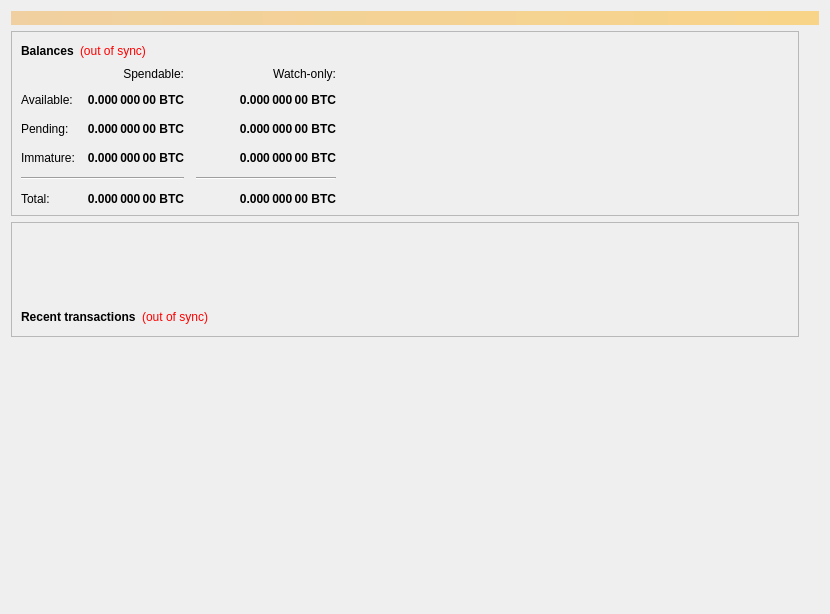
<?xml version="1.0" encoding="UTF-8"?>
<ui version="4.0">
 <class>OverviewPage</class>
 <widget class="QWidget" name="OverviewPage">
  <property name="geometry">
   <rect>
    <x>0</x>
    <y>0</y>
    <width>830</width>
    <height>614</height>
   </rect>
  </property>
  <property name="sizePolicy">
   <sizepolicy hsizetype="Fixed" vsizetype="Preferred">
    <horstretch>0</horstretch>
    <verstretch>0</verstretch>
   </sizepolicy>
  </property>
  <property name="minimumSize">
   <size>
    <width>830</width>
    <height>0</height>
   </size>
  </property>
  <property name="windowTitle">
   <string>Form</string>
  </property>
  <layout class="QVBoxLayout" name="topLayout">
   <item>
    <widget class="QLabel" name="labelAlerts">
     <property name="visible">
      <bool>false</bool>
     </property>
     <property name="styleSheet">
      <string notr="true">background-color: qlineargradient(x1: 0, y1: 0, x2: 1, y2: 0, stop:0 #F0D0A0, stop:1 #F8D488); color:#000000;</string>
     </property>
     <property name="wordWrap">
      <bool>true</bool>
     </property>
     <property name="margin">
      <number>3</number>
     </property>
    </widget>
   </item>
   <item>
    <layout class="QHBoxLayout" name="horizontalLayout" stretch="1,0">
     <item>
      <layout class="QVBoxLayout" name="verticalLayout_2">
       <item>
        <widget class="QFrame" name="frame">
         <property name="frameShape">
          <enum>QFrame::StyledPanel</enum>
         </property>
         <property name="frameShadow">
          <enum>QFrame::Raised</enum>
         </property>
         <layout class="QVBoxLayout" name="verticalLayout_4">
          <item>
           <layout class="QHBoxLayout" name="horizontalLayout_4">
            <item>
             <widget class="QLabel" name="label_5">
              <property name="font">
               <font>
                <weight>75</weight>
                <bold>true</bold>
               </font>
              </property>
              <property name="text">
               <string>Balances</string>
              </property>
             </widget>
            </item>
            <item>
             <widget class="QLabel" name="labelWalletStatus">
              <property name="cursor">
               <cursorShape>WhatsThisCursor</cursorShape>
              </property>
              <property name="toolTip">
               <string>The displayed information may be out of date. Your wallet automatically synchronizes with the ETTER network after a connection is established, but this process has not completed yet.</string>
              </property>
              <property name="styleSheet">
               <string notr="true">QLabel { color: red; }</string>
              </property>
              <property name="text">
               <string notr="true">(out of sync)</string>
              </property>
              <property name="alignment">
               <set>Qt::AlignLeading|Qt::AlignLeft|Qt::AlignVCenter</set>
              </property>
             </widget>
            </item>
            <item>
             <spacer name="horizontalSpacer_3">
              <property name="orientation">
               <enum>Qt::Horizontal</enum>
              </property>
              <property name="sizeHint" stdset="0">
               <size>
                <width>40</width>
                <height>20</height>
               </size>
              </property>
             </spacer>
            </item>
           </layout>
          </item>
          <item>
           <layout class="QGridLayout" name="gridLayout">
            <property name="spacing">
             <number>12</number>
            </property>
            <item row="2" column="2">
             <widget class="QLabel" name="labelWatchPending">
              <property name="font">
               <font>
                <weight>75</weight>
                <bold>true</bold>
               </font>
              </property>
              <property name="cursor">
               <cursorShape>IBeamCursor</cursorShape>
              </property>
              <property name="toolTip">
               <string>Unconfirmed transactions to watch-only addresses</string>
              </property>
              <property name="text">
               <string notr="true">0.000 000 00 BTC</string>
              </property>
              <property name="alignment">
               <set>Qt::AlignRight|Qt::AlignTrailing|Qt::AlignVCenter</set>
              </property>
              <property name="textInteractionFlags">
               <set>Qt::LinksAccessibleByMouse|Qt::TextSelectableByKeyboard|Qt::TextSelectableByMouse</set>
              </property>
             </widget>
            </item>
            <item row="2" column="1">
             <widget class="QLabel" name="labelUnconfirmed">
              <property name="font">
               <font>
                <weight>75</weight>
                <bold>true</bold>
               </font>
              </property>
              <property name="cursor">
               <cursorShape>IBeamCursor</cursorShape>
              </property>
              <property name="toolTip">
               <string>Total of transactions that have yet to be confirmed, and do not yet count toward the spendable balance</string>
              </property>
              <property name="text">
               <string notr="true">0.000 000 00 BTC</string>
              </property>
              <property name="alignment">
               <set>Qt::AlignRight|Qt::AlignTrailing|Qt::AlignVCenter</set>
              </property>
              <property name="textInteractionFlags">
               <set>Qt::LinksAccessibleByMouse|Qt::TextSelectableByKeyboard|Qt::TextSelectableByMouse</set>
              </property>
             </widget>
            </item>
            <item row="3" column="2">
             <widget class="QLabel" name="labelWatchImmature">
              <property name="font">
               <font>
                <weight>75</weight>
                <bold>true</bold>
               </font>
              </property>
              <property name="cursor">
               <cursorShape>IBeamCursor</cursorShape>
              </property>
              <property name="toolTip">
               <string>Staked or masternode rewards in watch-only addresses that has not yet matured</string>
              </property>
              <property name="text">
               <string notr="true">0.000 000 00 BTC</string>
              </property>
              <property name="alignment">
               <set>Qt::AlignRight|Qt::AlignTrailing|Qt::AlignVCenter</set>
              </property>
              <property name="textInteractionFlags">
               <set>Qt::LinksAccessibleByMouse|Qt::TextSelectableByKeyboard|Qt::TextSelectableByMouse</set>
              </property>
             </widget>
            </item>
            <item row="4" column="0" colspan="2">
             <widget class="Line" name="lineSpendableBalance">
              <property name="orientation">
               <enum>Qt::Horizontal</enum>
              </property>
             </widget>
            </item>
            <item row="4" column="2">
             <widget class="Line" name="lineWatchBalance">
              <property name="sizePolicy">
               <sizepolicy hsizetype="Preferred" vsizetype="Fixed">
                <horstretch>0</horstretch>
                <verstretch>0</verstretch>
               </sizepolicy>
              </property>
              <property name="minimumSize">
               <size>
                <width>140</width>
                <height>0</height>
               </size>
              </property>
              <property name="orientation">
               <enum>Qt::Horizontal</enum>
              </property>
             </widget>
            </item>
            <item row="5" column="0">
             <widget class="QLabel" name="labelTotalText">
              <property name="text">
               <string>Total:</string>
              </property>
             </widget>
            </item>
            <item row="3" column="1">
             <widget class="QLabel" name="labelImmature">
              <property name="font">
               <font>
                <weight>75</weight>
                <bold>true</bold>
               </font>
              </property>
              <property name="cursor">
               <cursorShape>IBeamCursor</cursorShape>
              </property>
              <property name="toolTip">
               <string>Staked or masternode rewards that has not yet matured</string>
              </property>
              <property name="text">
               <string notr="true">0.000 000 00 BTC</string>
              </property>
              <property name="alignment">
               <set>Qt::AlignRight|Qt::AlignTrailing|Qt::AlignVCenter</set>
              </property>
              <property name="textInteractionFlags">
               <set>Qt::LinksAccessibleByMouse|Qt::TextSelectableByKeyboard|Qt::TextSelectableByMouse</set>
              </property>
             </widget>
            </item>
            <item row="2" column="3">
             <spacer name="horizontalSpacer_2">
              <property name="orientation">
               <enum>Qt::Horizontal</enum>
              </property>
              <property name="sizeHint" stdset="0">
               <size>
                <width>40</width>
                <height>20</height>
               </size>
              </property>
             </spacer>
            </item>
            <item row="3" column="0">
             <widget class="QLabel" name="labelImmatureText">
              <property name="text">
               <string>Immature:</string>
              </property>
             </widget>
            </item>
            <item row="5" column="1">
             <widget class="QLabel" name="labelTotal">
              <property name="font">
               <font>
                <weight>75</weight>
                <bold>true</bold>
               </font>
              </property>
              <property name="cursor">
               <cursorShape>IBeamCursor</cursorShape>
              </property>
              <property name="toolTip">
               <string>Your current total balance</string>
              </property>
              <property name="text">
               <string notr="true">0.000 000 00 BTC</string>
              </property>
              <property name="alignment">
               <set>Qt::AlignRight|Qt::AlignTrailing|Qt::AlignVCenter</set>
              </property>
              <property name="textInteractionFlags">
               <set>Qt::LinksAccessibleByMouse|Qt::TextSelectableByKeyboard|Qt::TextSelectableByMouse</set>
              </property>
             </widget>
            </item>
            <item row="5" column="2">
             <widget class="QLabel" name="labelWatchTotal">
              <property name="font">
               <font>
                <weight>75</weight>
                <bold>true</bold>
               </font>
              </property>
              <property name="cursor">
               <cursorShape>IBeamCursor</cursorShape>
              </property>
              <property name="toolTip">
               <string>Current total balance in watch-only addresses</string>
              </property>
              <property name="text">
               <string notr="true">0.000 000 00 BTC</string>
              </property>
              <property name="alignment">
               <set>Qt::AlignRight|Qt::AlignTrailing|Qt::AlignVCenter</set>
              </property>
              <property name="textInteractionFlags">
               <set>Qt::LinksAccessibleByMouse|Qt::TextSelectableByKeyboard|Qt::TextSelectableByMouse</set>
              </property>
             </widget>
            </item>
            <item row="0" column="2">
             <widget class="QLabel" name="labelWatchonly">
              <property name="text">
               <string>Watch-only:</string>
              </property>
              <property name="alignment">
               <set>Qt::AlignRight|Qt::AlignTrailing|Qt::AlignVCenter</set>
              </property>
             </widget>
            </item>
            <item row="1" column="0">
             <widget class="QLabel" name="labelBalanceText">
              <property name="text">
               <string>Available:</string>
              </property>
             </widget>
            </item>
            <item row="1" column="1">
             <widget class="QLabel" name="labelBalance">
              <property name="font">
               <font>
                <weight>75</weight>
                <bold>true</bold>
               </font>
              </property>
              <property name="cursor">
               <cursorShape>IBeamCursor</cursorShape>
              </property>
              <property name="toolTip">
               <string>Your current spendable balance</string>
              </property>
              <property name="text">
               <string notr="true">0.000 000 00 BTC</string>
              </property>
              <property name="alignment">
               <set>Qt::AlignRight|Qt::AlignTrailing|Qt::AlignVCenter</set>
              </property>
              <property name="textInteractionFlags">
               <set>Qt::LinksAccessibleByMouse|Qt::TextSelectableByKeyboard|Qt::TextSelectableByMouse</set>
              </property>
             </widget>
            </item>
            <item row="1" column="2">
             <widget class="QLabel" name="labelWatchAvailable">
              <property name="font">
               <font>
                <weight>75</weight>
                <bold>true</bold>
               </font>
              </property>
              <property name="cursor">
               <cursorShape>IBeamCursor</cursorShape>
              </property>
              <property name="toolTip">
               <string>Your current balance in watch-only addresses</string>
              </property>
              <property name="text">
               <string notr="true">0.000 000 00 BTC</string>
              </property>
              <property name="alignment">
               <set>Qt::AlignRight|Qt::AlignTrailing|Qt::AlignVCenter</set>
              </property>
              <property name="textInteractionFlags">
               <set>Qt::LinksAccessibleByMouse|Qt::TextSelectableByKeyboard|Qt::TextSelectableByMouse</set>
              </property>
             </widget>
            </item>
            <item row="2" column="0">
             <widget class="QLabel" name="labelPendingText">
              <property name="text">
               <string>Pending:</string>
              </property>
             </widget>
            </item>
            <item row="0" column="1">
             <widget class="QLabel" name="labelSpendable">
              <property name="text">
               <string>Spendable:</string>
              </property>
              <property name="alignment">
               <set>Qt::AlignRight|Qt::AlignTrailing|Qt::AlignVCenter</set>
              </property>
             </widget>
            </item>
           </layout>
          </item>
         </layout>
        </widget>
       </item>
       <item>
        <widget class="QFrame" name="frame_2">
         <property name="frameShape">
          <enum>QFrame::StyledPanel</enum>
         </property>
         <property name="frameShadow">
          <enum>QFrame::Raised</enum>
         </property>
         <layout class="QVBoxLayout" name="verticalLayout">
          <item>
           <spacer name="verticalSpacer_3">
            <property name="orientation">
             <enum>Qt::Vertical</enum>
            </property>
            <property name="sizeType">
             <enum>QSizePolicy::Fixed</enum>
            </property>
            <property name="sizeHint" stdset="0">
             <size>
              <width>20</width>
              <height>75</height>
             </size>
            </property>
           </spacer>
          </item>
          <item>
           <layout class="QHBoxLayout" name="horizontalLayout_2">
            <item>
             <widget class="QLabel" name="label_4">
              <property name="font">
               <font>
                <weight>75</weight>
                <bold>true</bold>
               </font>
              </property>
              <property name="text">
               <string>Recent transactions</string>
              </property>
             </widget>
            </item>
            <item>
             <widget class="QLabel" name="labelTransactionsStatus">
              <property name="cursor">
               <cursorShape>WhatsThisCursor</cursorShape>
              </property>
              <property name="toolTip">
               <string>The displayed information may be out of date. Your wallet automatically synchronizes with the ETTER network after a connection is established, but this process has not completed yet.</string>
              </property>
              <property name="styleSheet">
               <string notr="true">QLabel { color: red; }</string>
              </property>
              <property name="text">
               <string notr="true">(out of sync)</string>
              </property>
              <property name="alignment">
               <set>Qt::AlignRight|Qt::AlignTrailing|Qt::AlignVCenter</set>
              </property>
             </widget>
            </item>
            <item>
             <spacer name="horizontalSpacer">
              <property name="orientation">
               <enum>Qt::Horizontal</enum>
              </property>
              <property name="sizeHint" stdset="0">
               <size>
                <width>40</width>
                <height>20</height>
               </size>
              </property>
             </spacer>
            </item>
           </layout>
          </item>
         </layout>
        </widget>
       </item>
       <item>
        <widget class="QListView" name="listTransactions">
         <property name="sizePolicy">
          <sizepolicy hsizetype="Fixed" vsizetype="Expanding">
           <horstretch>0</horstretch>
           <verstretch>0</verstretch>
          </sizepolicy>
         </property>
         <property name="minimumSize">
          <size>
           <width>700</width>
           <height>0</height>
          </size>
         </property>
         <property name="sizeIncrement">
          <size>
           <width>0</width>
           <height>0</height>
          </size>
         </property>
         <property name="baseSize">
          <size>
           <width>0</width>
           <height>0</height>
          </size>
         </property>
         <property name="styleSheet">
          <string notr="true">QListView { background: transparent; }</string>
         </property>
         <property name="frameShape">
          <enum>QFrame::NoFrame</enum>
         </property>
         <property name="verticalScrollBarPolicy">
          <enum>Qt::ScrollBarAlwaysOff</enum>
         </property>
         <property name="horizontalScrollBarPolicy">
          <enum>Qt::ScrollBarAlwaysOff</enum>
         </property>
         <property name="selectionMode">
          <enum>QAbstractItemView::NoSelection</enum>
         </property>
        </widget>
       </item>
       <item>
        <spacer name="verticalSpacer">
         <property name="orientation">
          <enum>Qt::Vertical</enum>
         </property>
         <property name="sizeHint" stdset="0">
          <size>
           <width>20</width>
           <height>40</height>
          </size>
         </property>
        </spacer>
       </item>
      </layout>
     </item>
     <item>
      <layout class="QVBoxLayout" name="verticalLayout_3">
       <item>
        <spacer name="verticalSpacer_2">
         <property name="orientation">
          <enum>Qt::Vertical</enum>
         </property>
         <property name="sizeType">
          <enum>QSizePolicy::Expanding</enum>
         </property>
         <property name="sizeHint" stdset="0">
          <size>
           <width>20</width>
           <height>40</height>
          </size>
         </property>
        </spacer>
       </item>
      </layout>
     </item>
    </layout>
   </item>
  </layout>
 </widget>
 <resources/>
 <connections/>
</ui>
